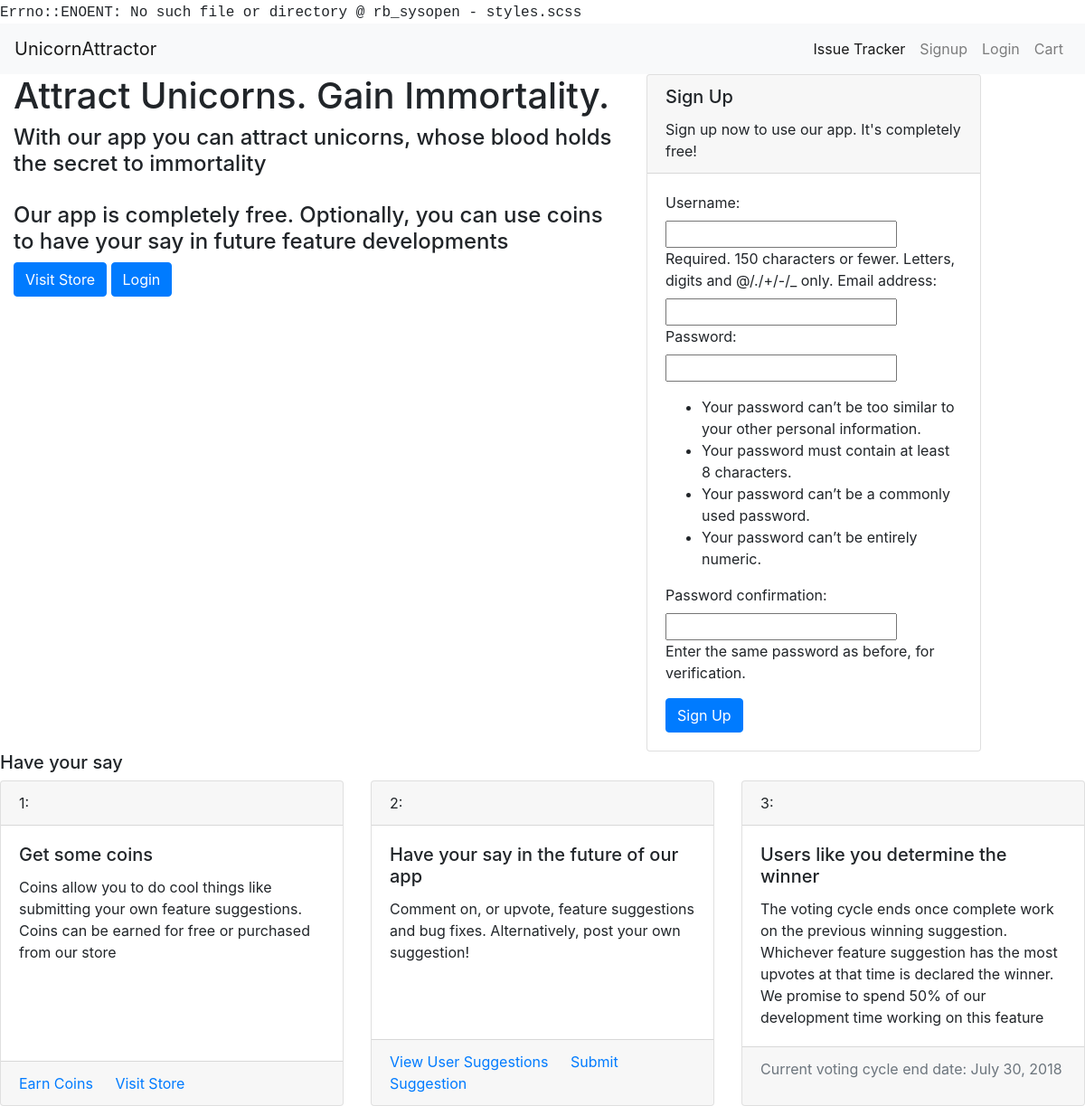
Before: / with the older database file.
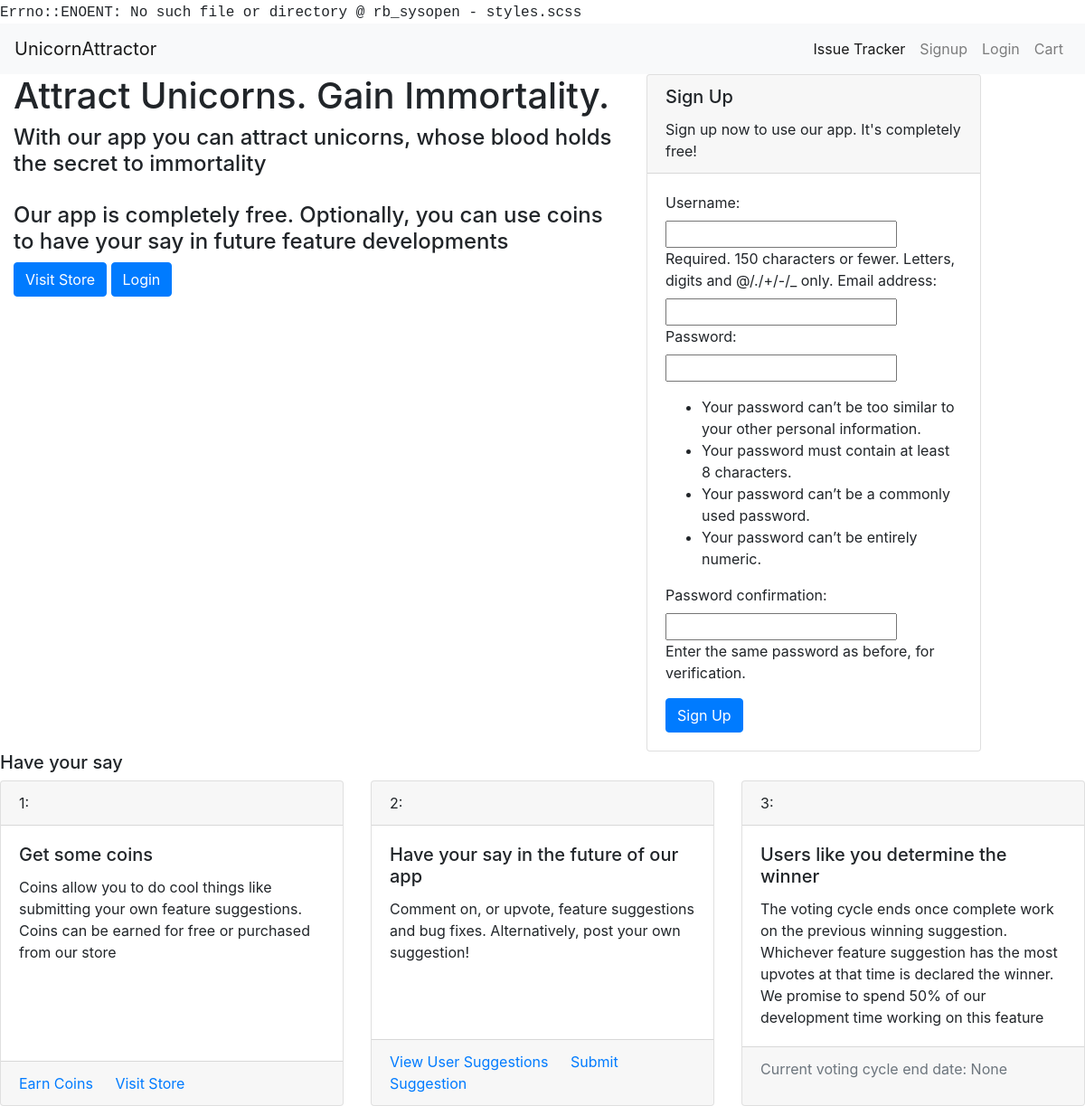
After: the same page with the newer database file.
### usersuggestions/models.py (models this page shows, shortened)
class SuggestionAdminPage(models.Model):
    status_choices = ((0, "not scheduled"), (1, "to do"), (2, "doing"), (3, "done"))
    priority_choices = ((0, "low"), (1, 'normal'), (2, 'high'))
    suggestion = models.ForeignKey(Suggestion, null=False, on_delete=models.CASCADE)
    status = models.PositiveSmallIntegerField(choices=status_choices, default=0)
    developer_assigned = models.ForeignKey(User, null=True, blank=True, on_delete=models.PROTECT)
    priority = models.PositiveSmallIntegerField(choices=priority_choices, null=True, blank=True, default=1)
    date_started = models.DateField(null=True, blank=True)
    estimated_days_to_complete = models.PositiveSmallIntegerField(null=True, blank=True)
    expected_completion_date = models.DateField(null=True, blank=True)
    date_completed = models.DateField(null=True, blank=True)
    github_branch = models.CharField(null=True, blank=True, max_length=50)
    in_current_voting_cycle = models.BooleanField(blank=False, default=True)
    was_successful = models.NullBooleanField(blank=True, null=True)
    current_winner = models.BooleanField(blank=False, default=False)

### unicornapp/views.py (the view, shortened to what this page needs)
# urls.py: url(r'^$', render_home, name="home"),
def render_home(request):
    form = UserSignupForm
    voting_end_date = get_voting_end_date()
    return render(request, "home.html", {"form": form, "voting_end_date":voting_end_date})

### market/cart.py (called while the page is built)
    def __len__(self):
        return sum(item['quantity'] for item in self.cart.values())

### market/contexts.py (called while the page is built)
def cart(request):
    return {'cart': Cart(request)}

### usersuggestions/voting.py (called while the page is built)
def get_voting_end_date():
    try:
        current_winner = SuggestionAdminPage.objects.get(current_winner="True")
        return current_winner.expected_completion_date
    except:
        return datetime.date.today() + datetime.timedelta(days=5)

### unicornapp/templates/home.html (shortened to what this page needs)
{% extends 'base.html' %} {% load bootstrap_tags %} {% block content %}
<div id="home-header" class="container-fluid">
    <div class="row">
        {% if not user.is_authenticated %}
        <div class=" col-xs-12 col-md-7">
            <div id="header-text">
                <h1 id="header-title">Attract Unicorns. Gain Immortality.</h1>
                <h4 id="header-subtitle">With our app you can attract unicorns, whose blood holds the secret to immortality <br><br>Our app is completely free. Optionally, you can use coins to have your say in future feature developments</h4>
            </div>
            <div id="header-buttons">
                        <a role="button" href="{% url 'store' %}" class="btn btn-primary">Visit Store</a>
                         <a role="button" href="{% url 'login' %}" class="btn btn-primary">Login</a>
            </div>
        </div>
        <div class="col-xs-12 col-md-4">
            <form id="home-signup-form" method="POST">
                <div class="card">
                    <div class="card-header">
                        <h5 class="card-title">Sign Up</h5>
                        Sign up now to use our app. It's completely free!
                    </div>
                    <div class="card-body">
                        <p class="card-text"> {{ form|as_bootstrap }}</p>
                        <input type="submit" value="Sign Up" class="btn btn-primary">
                    </div>
                </div>
            </form>
        </div>
        {% else %}
        <h2>PRESS TO ATTRACT UNICORNS</h2>
        {% endif %}
    </div>
</div>
<main>
    <div id="have-your-say-section" class="container-fluid">
        <div class="row">
                <h5 class="home-subsection-header">Have your say</h5>
</div>
    <div class="row">
        <div class="card-deck">
  <div class="card">
      <div class="card-header">
    1:
  </div>
    <div class="card-body">
      <h5 class="card-title">Get some coins</h5>
      <p class="card-text">Coins allow you to do cool things like submitting your own feature suggestions. Coins can be earned for free or purchased from our store</p>
    </div>
        <div class="card-footer">
     <p class="card-text"> <a href="{% url 'earn_coins' %}" class="card-link">Earn Coins</a>
 <a href="{% url 'store' %}" class="card-link">Visit Store</a></p>
</div>
  </div>
  <div class="card">
  <div class="card-header">
    2:
  </div>    <div class="card-body">
      <h5 class="card-title">Have your say in the future of our app </h5>
      <p class="card-text">Comment on, or upvote, feature suggestions and bug fixes. Alternatively,
      post your own suggestion!
      </p>
 </div>
 <div class="card-footer">
   <p class="card-text"><a href="{% url 'issue_tracker' %}" class="card-link">View User Suggestions</a>
    <a href="{% url 'add_suggestion' %}" class="card-link">Submit Suggestion</a></p>
  </div>
  </div>
  <div class="card">
  <div class="card-header">
    3:
  </div>    <div class="card-body">
      <h5 class="card-title">Users like you determine the winner</h5>
      <p class="card-text">The voting cycle ends once complete work on the previous winning suggestion. Whichever feature suggestion has the most upvotes at that time is declared the winner. We promise to spend 50% of our development time working on this feature</p>
    </div>
<div class="card-footer">
     <p class="text-muted">Current voting cycle end date: {{ voting_end_date }}</p>
</div>
</div>
    </div>
    </div>
    </div>
</main>
{% endblock %}

Changed rows visible on the page:
no longer on this page (row edited): SuggestionAdminPage: expected_completion_date "July 30, 2018"
Other visible differences:
{{ voting_end_date }}: (not shown) → "None"
